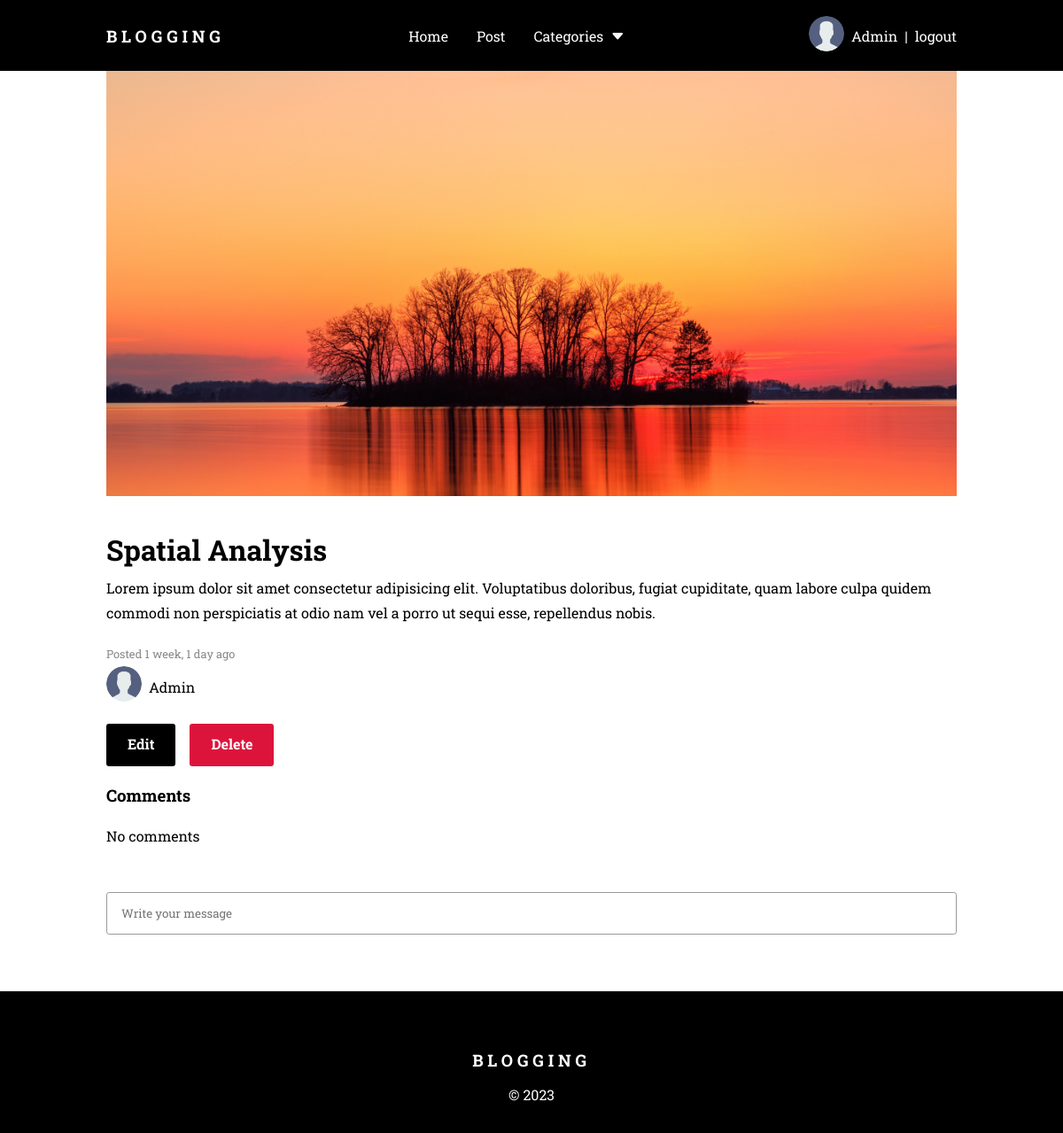
Page /get_post/35/ (signed in) on the earlier database version.
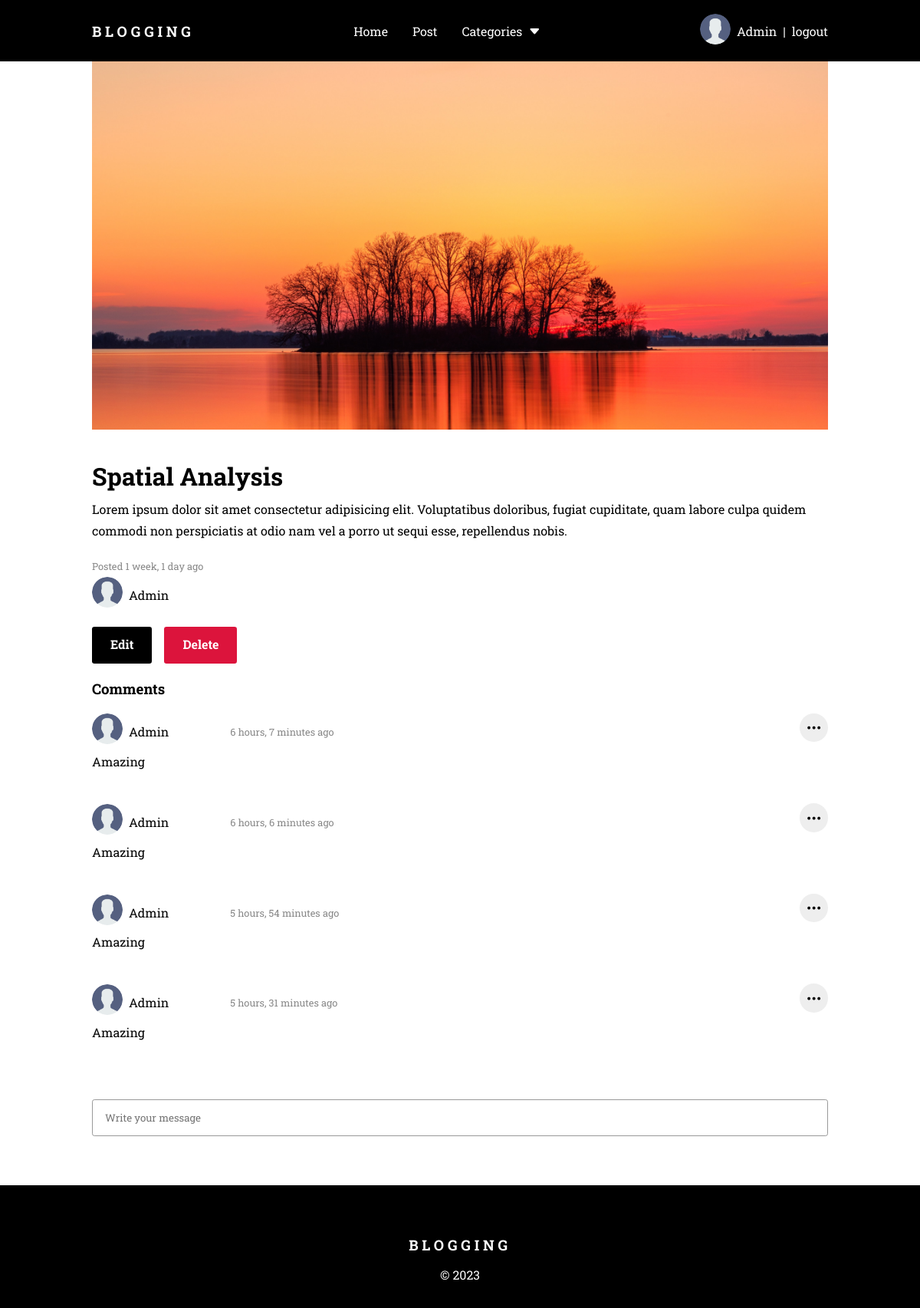
Same page on the later database version.
### app/models.py (models this page shows, shortened)
class User(AbstractUser):
    email = models.EmailField(unique=True)
    name = models.CharField(null=True, blank=True, max_length=200)
    bio = models.TextField(null=True, blank=True)
    avatar = models.ImageField(default='user.png')
    USERNAME_FIELD = 'email'
    REQUIRED_FIELDS = []
    def __str__(self) -> str:
        return self.name
    class Meta:
        db_table = 'user'
        ordering = ['name']

class Post(models.Model):
    title = models.CharField(max_length=200)
    author = models.ForeignKey(User, on_delete=models.CASCADE)
    category = models.ForeignKey(Category, on_delete=models.CASCADE)
    body = models.TextField()
    photo = models.ImageField(null=True, blank=True, help_text='Select a picture for your post')
    created_at = models.DateTimeField(auto_now_add=True)
    updated_at = models.DateTimeField(auto_now=True)
    class Meta:
        db_table = 'post'
        ordering = ['-updated_at', '-created_at']

class Comment(models.Model):
    user = models.ForeignKey(User, on_delete=models.CASCADE)
    body = models.TextField()
    post = models.ForeignKey(Post, on_delete=models.CASCADE)
    created_at = models.DateTimeField(auto_now_add=True)
    updated_at = models.DateTimeField(auto_now=True)
    class Meta:
        db_table = 'comment'

### app/views.py (the view, shortened to what this page needs)
# urls.py: path('get_post/<str:pk>/',views.get_post, name='get_post'),
@login_required(login_url='login')
def get_post(request, pk):
    post = Post.objects.get(id=pk)
    comments = post.comment_set.all()
    context = {'post':post, 'comments':comments}
    return render(request,'app/get-post.html', context)

### app/views.py (called while the page is built)
def is_ajax(request):
    return request.headers.get('X-Requested-With') == 'XMLHttpRequest'

### app/templates/app/get-post.html (shortened to what this page needs)
{% extends 'base.html' %}
{% load static %}
{% block content %}
<div class="main-post">
    <div class="container">
        <div class="post-image">
            <img src="{{post.photo.url}}" alt="{{post.name}}">
        </div>
        <div class="post-content-container">
            <div>
                <h2 class="post-title">{{post.title|title}}</h2>
                <p>{{post.body}}</p>
                <small class="small">Posted {{post.created_at | timesince}} ago</small>
                <div class="profile">
                    <div class="avatar">
                        <img src="{{post.author.avatar.url}}" alt="{{post.author.name}}">
                    </div>
                    <a class="name" href="{% url 'profile' post.author.id %}">{{post.author.name}}</a>
                </div>
            </div>
            <div class="buttons">
                {% if request.user == post.author %}
                    <a class="btn btn-black" href="{% url 'update_post' post.id %}">Edit</a>
                    <a class="btn btn-danger" href="{% url 'delete_post' post.id %}">Delete</a>
                {% endif %}
            </div>
            <h3>Comments</h3>
            <div class="comment-wrapper">
                {% for comment in comments %}
                    <div class="comment" id="{{comment.pk}}">
                        <div class="">
                            <div class="comment-div">
                                <div class="profile">
                                    <div class="avatar">
                                        <img src="{{comment.user.avatar.url}}" alt="{{comment.user.name}}">
                                    </div>
                                    <a class="name" href="{% url 'profile' post.author.id %}">{{comment.user.name}}</a>
                                </div>
                                <div class="small">
                                    {{comment.created_at|timesince}} ago
                                </div>
                            </div>
                            <p class="comment-body">{{comment.body}}</p>
                        </div>
                            {% if request.user == comment.user %}
                                <div class="dotted_menu">
                                    <i class="bi bi-three-dots dotted_menu_btn"></i>
                                </div>
                            {% endif %}
                    </div>
                  {% empty %}
                  <p class="no-comment">No comments</p>
                {% endfor %}
            </div>
            <form class="form" action="" method="post">
                <input class='comment-input' type="text" name="comment" placeholder="Write your message">
            </form>
        </div>
    </div>
</div>
{% endblock %}

### templates/base.html (shortened to what this page needs)
<!DOCTYPE html>
{% load static %}
<html lang="en">
    <head>
        <link rel="stylesheet" href="{% static 'css/main.css' %}">
        <link rel="stylesheet" href="https://cdn.jsdelivr.net/npm/bootstrap-icons@1.10.5/font/bootstrap-icons.css">
    </head>
    <body>
        <header>
            {% include 'navbar.html' %}
        </header>
        {% block content %}
        {% endblock %}
        <footer>
        {% include 'footer.html' %}
        </footer>
    </body>
</html>

### templates/navbar.html (shortened to what this page needs)
{% load static %}
<div class="navbar-block">
    <nav class="navbar container">
        <h3><a href="{% url 'home' 1 %}">BLOGGING</a></h3>
        <ul class="middle">
            <li><a href="{% url 'home' 1 %}">Home</a></li>
            {% if   request.user.is_superuser %}
            <li><a href="{% url 'create_post' %}">Post</a></li>
            {% endif %}
            <li class="categories">
               <div class="dropbtn">Categories
                <i class="bi bi-caret-down-fill"></i>
               </div>
            </li>
        </ul>
        <div class="authentication">
            {% if request.user.is_authenticated %}
            <div class="profile">
                <div class="avatar">
                    <img src="{{request.user.avatar.url}}" alt="{{request.user.name}}">
                </div>
                <a class="name" href="{% url 'profile' request.user.id %}">{{request.user.name}}</a>
            </div>
            |
            <div>
                <a class="login-and-logout" href="{% url 'logout' %}">logout </a>
            </div>
            {% else %}
            <div>
                <a class="login-and-logout" href="{% url 'login' %}">login </a>
            </div>
            {% endif %}
        </div>
    </nav>
</div>

### templates/footer.html
<div class='container'>
    <div class="footer-container">
        <h3><a href="/"> BLOGGING</a></h3>
        <p>&copy 2023</p>
    </div>
</div>

### static/css/main.css (style rules this page uses)
* { margin: 0; padding: 0; box-sizing: border-box; list-style: none; text-decoration: none; outline: none; font-family: 'Roboto Slab', serif; }
.container { width: 80%; margin: 0 auto; height: 100%; }
.authentication { display: flex; align-items: center; gap: 0.5rem; }
.login-and-logout { display: flex; align-items: center; gap: 0.5rem; }
.avatar { width: 2.5rem; border-radius: 50%; }
.avatar img { width: 100%; border-radius: 50%; }
.profile { display: flex; align-items: center; gap: 0.5rem; }
.name { color: #000; }
.small { color: #888; font-size: 0.8rem; }
.navbar { display: flex; justify-content: space-between; align-items: center; padding: 1.5rem 0 ; color: white; }
.navbar ul { display: flex; justify-content: space-between; align-items: center; gap: 2rem; }
.navbar h3, footer h3 { letter-spacing: 0.3rem; }
.navbar li { list-style: none; color: white; }
.navbar a { color: white; }
.navbar-block { background: #000; position: fixed; width: 100%; top: 0; z-index: 1; height: 5rem; display: flex; align-items: center; }
.dotted_menu { position: relative; }
.dotted_menu_btn { cursor: pointer; background: #eee; border-radius: 50%; padding:0.3rem 0.5rem; }
.dropbtn { display: flex; align-items: center; cursor: pointer; gap: 0.5rem; }
.categories { position: relative; display: inline-block; align-items: center; }
.btn { padding: 0.6rem 1.5rem; text-align: center; color: white; font-weight: bold; border: none; border-radius: 0.2rem; cursor: pointer; }
.btn-black { background: black; }
.btn-danger { background: crimson; }
.post-image { width: 100%; height: 100% }
.main-post .post-image { width: 100%; height: 30rem; z-index: -1; margin: 0rem auto; margin-bottom: 2rem; }
.main-post img { width: 100%; height: 100%; object-fit: cover; }
.main-post { line-height: 1.8; margin-top: 5rem; }
.main-post h2 { font-size: 2rem; }
.main-post p { width: 100%; margin-bottom: 1rem; font-size: 1rem; }
.buttons { display: flex; gap: 1rem; margin: 1rem 0; }
.post-content-container input { width: 100%; height: 3rem; padding-left: 1rem; margin: 2rem 0; border-radius: 0.2rem; }
.comment { display: flex; margin-bottom: 1.5rem; width: 100%; justify-content: space-between; }
.comment-wrapper { margin-top: 1rem; }
.comment-div { display:flex; align-items: center; gap: 5rem; }
.comment-input { border: 1.8px solid #999; }
.bi-three-dots { font-size: 1.3rem; }
footer { background: #000; margin-top: 2rem; padding-top: 2rem; }
footer a, footer p { color: white; }
.footer-container { height: 8rem; display: flex; flex-direction: column; justify-content: center; align-items: center; gap: 1rem; }

Differences in the rows shown:
added Comment: user.avatar (placeholder picture), user.name "Admin", created_at "6 hours, 7 minutes", body "Amazing"
added Comment: user.avatar (placeholder picture), user.name "Admin", created_at "6 hours, 6 minutes", body "Amazing"
added Comment: user.avatar (placeholder picture), user.name "Admin", created_at "5 hours, 54 minutes", body "Amazing"
added Comment: user.avatar (placeholder picture), user.name "Admin", created_at "5 hours, 31 minutes", body "Amazing"
Other differences:
text no longer shown: "No comments"
